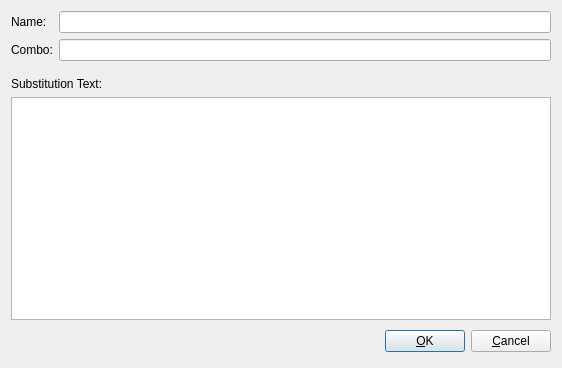
<?xml version="1.0" encoding="UTF-8"?>
<ui version="4.0">
 <class>ComboDialog</class>
 <widget class="QDialog" name="ComboDialog">
  <property name="geometry">
   <rect>
    <x>0</x>
    <y>0</y>
    <width>562</width>
    <height>368</height>
   </rect>
  </property>
  <property name="windowTitle">
   <string>Dialog</string>
  </property>
  <layout class="QVBoxLayout" name="verticalLayout">
   <item>
    <layout class="QGridLayout" name="gridLayout">
     <item row="1" column="1">
      <widget class="QLineEdit" name="editCombo"/>
     </item>
     <item row="0" column="1">
      <widget class="QLineEdit" name="editName"/>
     </item>
     <item row="1" column="0">
      <widget class="QLabel" name="labelCombo">
       <property name="text">
        <string>Combo:</string>
       </property>
      </widget>
     </item>
     <item row="0" column="0">
      <widget class="QLabel" name="labelName">
       <property name="text">
        <string>Name:</string>
       </property>
      </widget>
     </item>
     <item row="4" column="0" colspan="2">
      <widget class="QPlainTextEdit" name="editSubstitution"/>
     </item>
     <item row="3" column="0" colspan="2">
      <widget class="QLabel" name="labelSubstitution">
       <property name="text">
        <string>Substitution Text:</string>
       </property>
      </widget>
     </item>
     <item row="2" column="0" colspan="2">
      <spacer name="verticalSpacer">
       <property name="orientation">
        <enum>Qt::Vertical</enum>
       </property>
       <property name="sizeType">
        <enum>QSizePolicy::Fixed</enum>
       </property>
       <property name="sizeHint" stdset="0">
        <size>
         <width>5</width>
         <height>10</height>
        </size>
       </property>
      </spacer>
     </item>
    </layout>
   </item>
   <item>
    <layout class="QHBoxLayout">
     <property name="spacing">
      <number>6</number>
     </property>
     <property name="leftMargin">
      <number>0</number>
     </property>
     <property name="topMargin">
      <number>0</number>
     </property>
     <property name="rightMargin">
      <number>0</number>
     </property>
     <property name="bottomMargin">
      <number>0</number>
     </property>
     <item>
      <spacer>
       <property name="orientation">
        <enum>Qt::Horizontal</enum>
       </property>
       <property name="sizeHint" stdset="0">
        <size>
         <width>131</width>
         <height>31</height>
        </size>
       </property>
      </spacer>
     </item>
     <item>
      <widget class="QPushButton" name="buttonOk">
       <property name="text">
        <string>&amp;OK</string>
       </property>
       <property name="default">
        <bool>true</bool>
       </property>
      </widget>
     </item>
     <item>
      <widget class="QPushButton" name="buttonCancel">
       <property name="text">
        <string>&amp;Cancel</string>
       </property>
      </widget>
     </item>
    </layout>
   </item>
  </layout>
  <action name="actionOk">
   <property name="text">
    <string>&amp;OK</string>
   </property>
  </action>
 </widget>
 <tabstops>
  <tabstop>editName</tabstop>
  <tabstop>editCombo</tabstop>
  <tabstop>editSubstitution</tabstop>
  <tabstop>buttonOk</tabstop>
  <tabstop>buttonCancel</tabstop>
 </tabstops>
 <resources/>
 <connections>
  <connection>
   <sender>buttonOk</sender>
   <signal>clicked()</signal>
   <receiver>actionOk</receiver>
   <slot>trigger()</slot>
   <hints>
    <hint type="sourcelabel">
     <x>470</x>
     <y>334</y>
    </hint>
    <hint type="destinationlabel">
     <x>96</x>
     <y>254</y>
    </hint>
   </hints>
  </connection>
  <connection>
   <sender>buttonCancel</sender>
   <signal>clicked()</signal>
   <receiver>ComboDialog</receiver>
   <slot>reject()</slot>
   <hints>
    <hint type="sourcelabel">
     <x>551</x>
     <y>334</y>
    </hint>
    <hint type="destinationlabel">
     <x>179</x>
     <y>282</y>
    </hint>
   </hints>
  </connection>
  <connection>
   <sender>actionOk</sender>
   <signal>triggered()</signal>
   <receiver>ComboDialog</receiver>
   <slot>onActionOk()</slot>
   <hints>
    <hint type="sourcelabel">
     <x>-1</x>
     <y>-1</y>
    </hint>
    <hint type="destinationlabel">
     <x>280</x>
     <y>183</y>
    </hint>
   </hints>
  </connection>
 </connections>
 <slots>
  <slot>onActionOk()</slot>
 </slots>
</ui>
